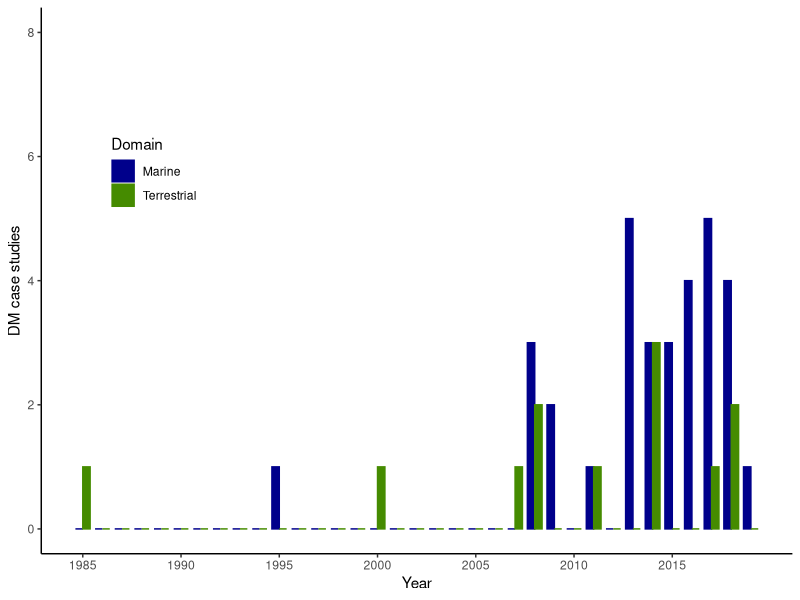
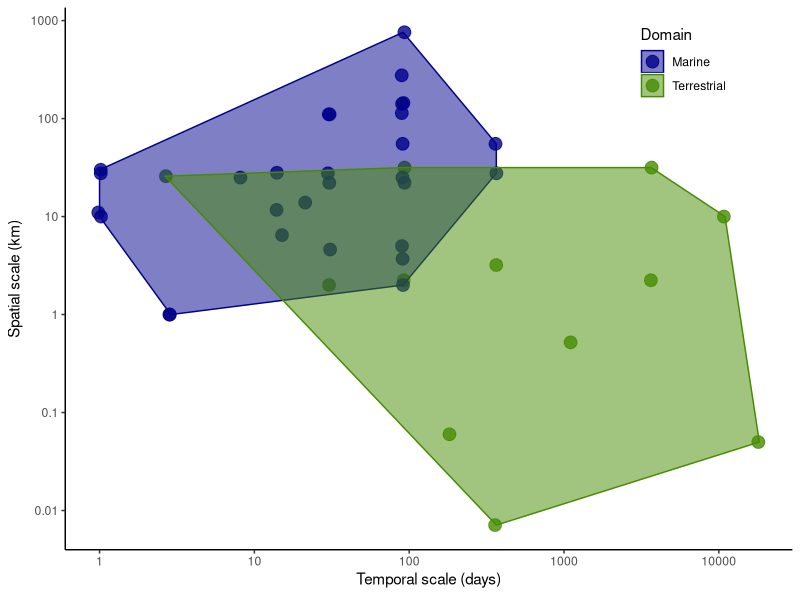
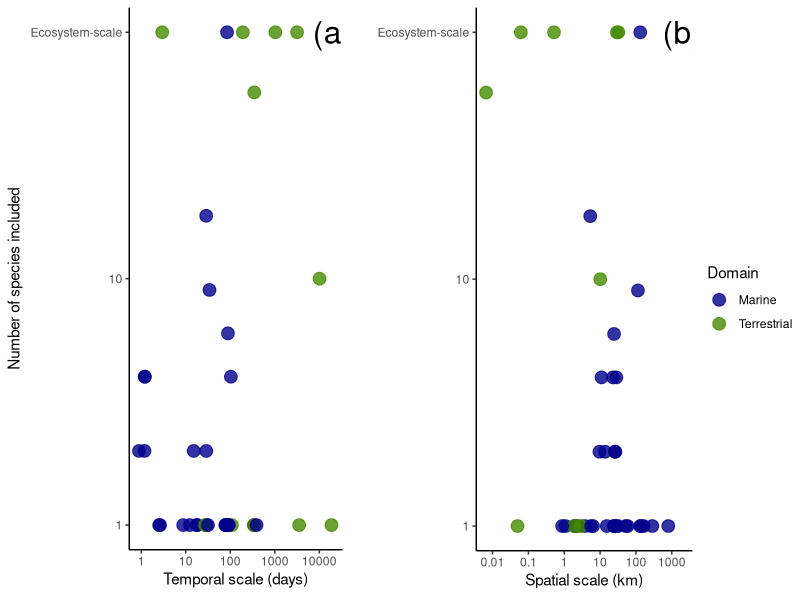

Generate these figures, in order, with R:
## ---- chunk 1
# Load necessary packages
library(tidyverse)
library(plyr)
library(reshape2)
library(gridExtra)
rm(list = ls())
## ---- chunk 2
data<- read_csv("../data/cases.csv")  %>% 
  select(Domain, `Temporal scale (days)`, `Number of species`, `Spatial scale (km)`, Implementation, Year)
## ---- chunk 3
data$`Spatial scale (km)`[data$`Spatial scale (km)`=="Not explicitly defined"] <- NA
data$`Number of species`[data$`Number of species`=="Not explicitly defined"] <- NA
data$`Spatial scale (km)` <- as.numeric(data$`Spatial scale (km)`)
## ---- chunk 4
yearly_counts <- data.frame(Year = 1985:2019, Marine = numeric(35), Terrestrial = numeric(35))
for (i in 1985:2019) {
  yearly_counts$Marine[i-1984] <- sum(data$Year == i & data$Domain == "Marine")
  yearly_counts$Terrestrial[i-1984] <- sum(data$Year == i & data$Domain == "Terrestrial") 
}

Year = c((1985:2019),(1985:2019))
Count = c(yearly_counts$Marine,yearly_counts$Terrestrial)
Domain = c(rep("Marine",35),rep("Terrestrial",35))
df = data.frame(Year,Count,Domain)

ggplot(data = df, aes(x = Year, y = Count, color = Domain, fill = Domain, width = 0.75)) + 
  geom_bar(stat = "identity", position = "dodge") +
  scale_x_continuous(breaks = seq(1985, 2015, by = 5)) +
  scale_colour_manual(values = c("Darkblue", "Chartreuse4")) +
  scale_fill_manual(values = c("Darkblue", "Chartreuse4")) +
  ylab("DM case studies") +
  ylim(0,8) +
  theme(panel.background = element_rect(fill = "white", colour = "white") ,panel.border = element_blank(), panel.grid.major = element_blank(),
        panel.grid.minor = element_blank(), axis.line = element_line(colour = "black")) + 
  theme(legend.position = c(0.15, 0.7))
## ---- chunk 5
rm(Count, Domain, i, Year)

data<- data %>%
  select(Domain, `Temporal scale (days)`, `Spatial scale (km)`, Implementation, `Number of species`) %>%
  na.omit() 

data$`Temporal scale (days)` <- log10(data$`Temporal scale (days)`)
data$`Spatial scale (km)` <- log10(data$`Spatial scale (km)`)
data$`Number of species`[data$`Number of species` == 'Ecosystem'] <- '100'
data$`Number of species`[data$`Number of species` == '>100'] <- '100'
data$`Number of species` <- as.integer(data$`Number of species`)
data$`Number of species` <- log10(data$`Number of species`)

hull <- data %>%
  group_by(Domain) %>% 
  slice(chull(`Temporal scale (days)`, `Spatial scale (km)`))

data %>%
  ggplot(aes(`Temporal scale (days)`, `Spatial scale (km)`, colour = Domain, fill = Domain)) +
  scale_colour_manual(values = c("Darkblue", "Chartreuse4")) +
  scale_fill_manual(values = c("Darkblue", "Chartreuse4")) +
  geom_point(size = 4, alpha = 0.8, position = position_jitter(w = 0.01, h = 0)) +
  geom_polygon(data = hull, alpha=.5) +
  scale_x_continuous(breaks=c(0,1,2,3,4),
                     labels=c("1","10","100","1000","10000")) +
  scale_y_continuous(breaks=c(-2,-1,0,1,2,3),
                     labels=c("0.01","0.1","1","10","100","1000")) +  
  xlab(expression("Temporal scale (days)")) + 
  ylab(expression("Spatial scale (km)")) +
  theme(panel.background = element_rect(fill = "white", colour = "white"), panel.border = element_blank(), panel.grid.major = element_blank(),
        panel.grid.minor = element_blank(), axis.line = element_line(colour = "black")) + 
  theme(legend.position = c(0.85, 0.9))
## ---- chunk 6
# get_legend function from the following forum: 
# http://www.sthda.com/english/wiki/wiki.php?id_contents=7930
get_legend<-function(myggplot){
  tmp <- ggplot_gtable(ggplot_build(myggplot))
  leg <- which(sapply(tmp$grobs, function(x) x$name) == "guide-box")
  legend <- tmp$grobs[[leg]]
  return(legend)
}

clabs <- c("1","10","Ecosystem-scale")
p1 <- data %>%
  ggplot(aes(`Temporal scale (days)`, `Number of species`, colour = Domain, fill = Domain)) +
  scale_colour_manual(values = c("Darkblue", "Chartreuse4")) +
  geom_point(size = 4, alpha = 0.8, position = position_jitter(w = 0.08, h = 0)) +
  xlab(expression("Temporal scale (days)")) + 
  ylab(expression("Number of species included")) +
  scale_x_continuous(breaks=c(0,1,2,3,4),
                     labels=c("1","10","100","1000","10000")) +
  scale_y_continuous(breaks = c(0,1,2),
                     labels = clabs) + 
  annotate("text", label = "(a)", x = 4.3, y = 2, size = 8, colour = "black") +
  theme(panel.background = element_rect(fill = "white", colour = "white"), panel.border = element_blank(), panel.grid.major = element_blank(),
        panel.grid.minor = element_blank(), axis.line = element_line(colour = "black"))

p2 <- data %>%
  select(Domain, `Spatial scale (km)`, `Number of species`, Implementation) %>%
  na.omit() %>%
  ggplot(aes(`Spatial scale (km)`, `Number of species`, colour = Domain, fill = Domain)) +
  scale_colour_manual(values = c("Darkblue", "Chartreuse4")) +
  geom_point(size = 4, alpha = 0.8, position = position_jitter(w = 0.08, h = 0)) +
  xlab(expression("Spatial scale (km)")) + 
  ylab("") +
  theme(legend.position = "none") +
  scale_x_continuous(breaks=c(-2,-1,0,1,2,3),
                     labels=c("0.01","0.1","1","10","100","1000")) +
  scale_y_continuous(breaks = c(0,1,2),
                     labels = clabs) + 
  annotate("text", label = "(b)", x = 3.3, y = 2, size = 8, colour = "black") +
  theme(panel.background = element_rect(fill = "white", colour = "white"), panel.border = element_blank(), panel.grid.major = element_blank(),
        panel.grid.minor = element_blank(), axis.line = element_line(colour = "black"))

legend <- get_legend(p1)

p1 <- p1 + theme(legend.position = "none")

grid.arrange(p1, p2, legend, ncol=3, widths=c(7, 7, 2))
